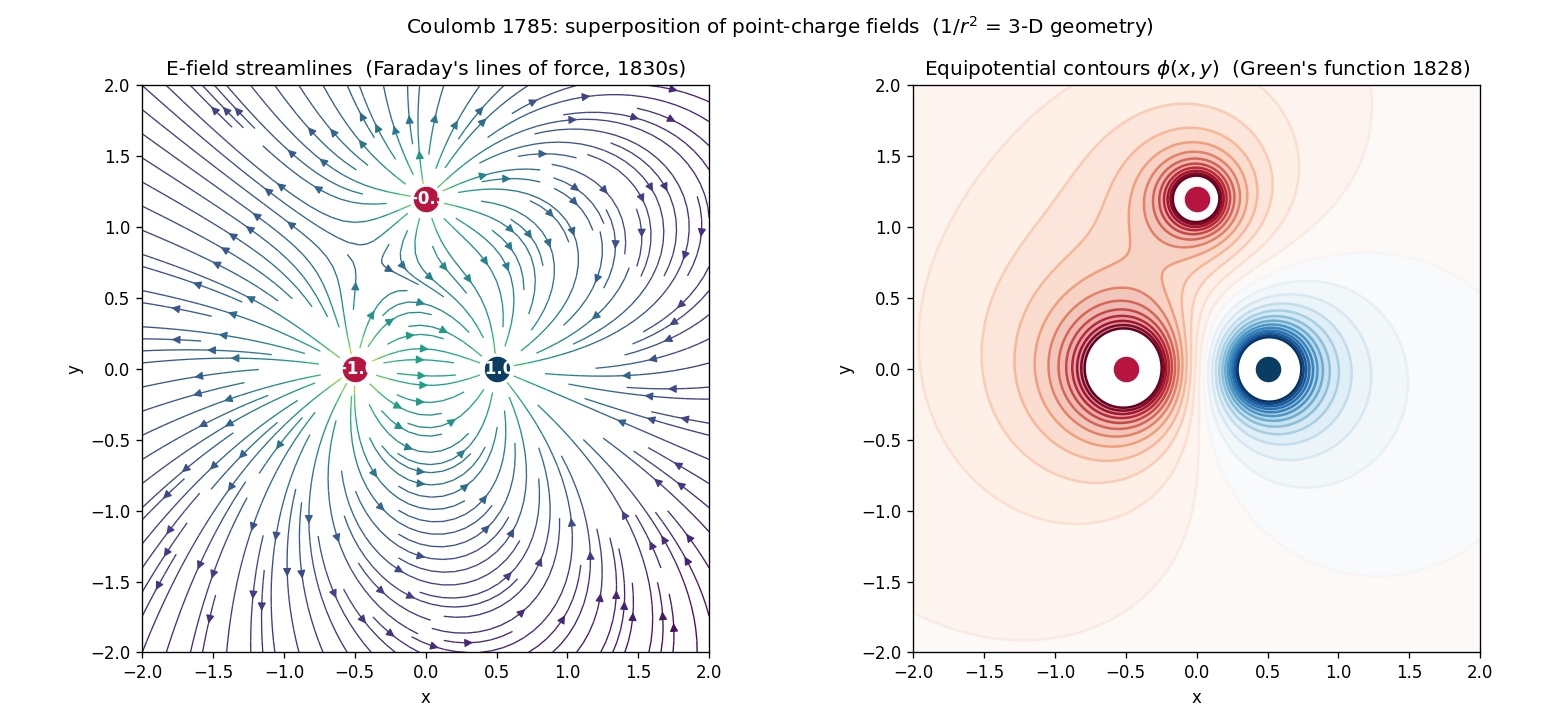

This chart was generated by the following Python code:
"""
Chapter 1.1 - Coulomb's law (1785): the inverse-square electric field.

Phenomenon
----------
Two charges repel or attract along the line joining them, with a force
that falls off as 1/r^2. Coulomb measured this with a torsion balance —
the same instrument Cavendish used for gravity 13 years later.

  F = k * q1 * q2 / r^2

The 1/r^2 is not arbitrary: it is the geometric signature of three-dimensional
space. The flux through a sphere of radius r must be conserved, and a sphere's
area is 4*pi*r^2 — so the field intensity must dilute as 1/r^2.

We compute and visualize the electric field from a configuration of point
charges by superposition (a key idea — Maxwell's equations are linear).
"""
import numpy as np
import torch
import matplotlib.pyplot as plt
import os

torch.set_default_dtype(torch.float32)

# Charges:  (x, y, q)
charges = torch.tensor([
    [-0.5,  0.0, +1.0],   # +q
    [+0.5,  0.0, -1.0],   # -q   --> dipole
    [ 0.0, +1.2, +0.5],   # extra positive far above
])

# Grid of evaluation points
n = 200
xs = torch.linspace(-2, 2, n)
ys = torch.linspace(-2, 2, n)
X, Y = torch.meshgrid(xs, ys, indexing="xy")

# Vectorized superposition of point-charge fields:  E = k q (r - r_q) / |r - r_q|^3
Ex = torch.zeros_like(X)
Ey = torch.zeros_like(Y)
phi = torch.zeros_like(X)  # scalar potential (for the contour plot)
k = 1.0
for cx, cy, q in charges:
    dx = X - cx
    dy = Y - cy
    r2 = dx * dx + dy * dy + 1e-3   # softened to avoid singularity at the charges
    r = torch.sqrt(r2)
    Ex = Ex + k * q * dx / r2 / r
    Ey = Ey + k * q * dy / r2 / r
    phi = phi + k * q / r

E_mag = torch.sqrt(Ex * Ex + Ey * Ey)

# ---------- Plot ----------
fig, axes = plt.subplots(1, 2, figsize=(13, 6))

# (a) Streamlines + charges
ax = axes[0]
ax.streamplot(
    X.numpy(), Y.numpy(), Ex.numpy(), Ey.numpy(),
    color=torch.log(E_mag + 1e-2).numpy(), cmap="viridis", density=1.6, linewidth=0.8,
)
for cx, cy, q in charges:
    ax.scatter(cx, cy, s=300, c=("#b71540" if q > 0 else "#0a3d62"),
               edgecolors="white", linewidths=2, zorder=5)
    ax.annotate(f"{'+' if q>0 else ''}{q:.1f}", (cx, cy),
                color="white", ha="center", va="center", fontsize=10, weight="bold", zorder=6)
ax.set_title("E-field streamlines  (Faraday's lines of force, 1830s)")
ax.set_xlabel("x"); ax.set_ylabel("y")
ax.set_aspect("equal")

# (b) Equipotential contours — what 19th century physicists actually drew
ax = axes[1]
phi_clipped = torch.clamp(phi, -5, 5)
levels = np.linspace(-3, 3, 25)
cs = ax.contour(X.numpy(), Y.numpy(), phi_clipped.numpy(), levels=levels, cmap="RdBu_r")
ax.contourf(X.numpy(), Y.numpy(), phi_clipped.numpy(), levels=levels, cmap="RdBu_r", alpha=0.4)
for cx, cy, q in charges:
    ax.scatter(cx, cy, s=300, c=("#b71540" if q > 0 else "#0a3d62"),
               edgecolors="white", linewidths=2, zorder=5)
ax.set_title("Equipotential contours $\\phi(x,y)$  (Green's function 1828)")
ax.set_xlabel("x"); ax.set_ylabel("y")
ax.set_aspect("equal")

fig.suptitle("Coulomb 1785: superposition of point-charge fields  ($1/r^2$ = 3-D geometry)", fontsize=12)
fig.tight_layout()
out = os.path.join(os.path.dirname(__file__), "coulomb_field.png")
fig.savefig(out, dpi=120)
print(f"saved {out}")
